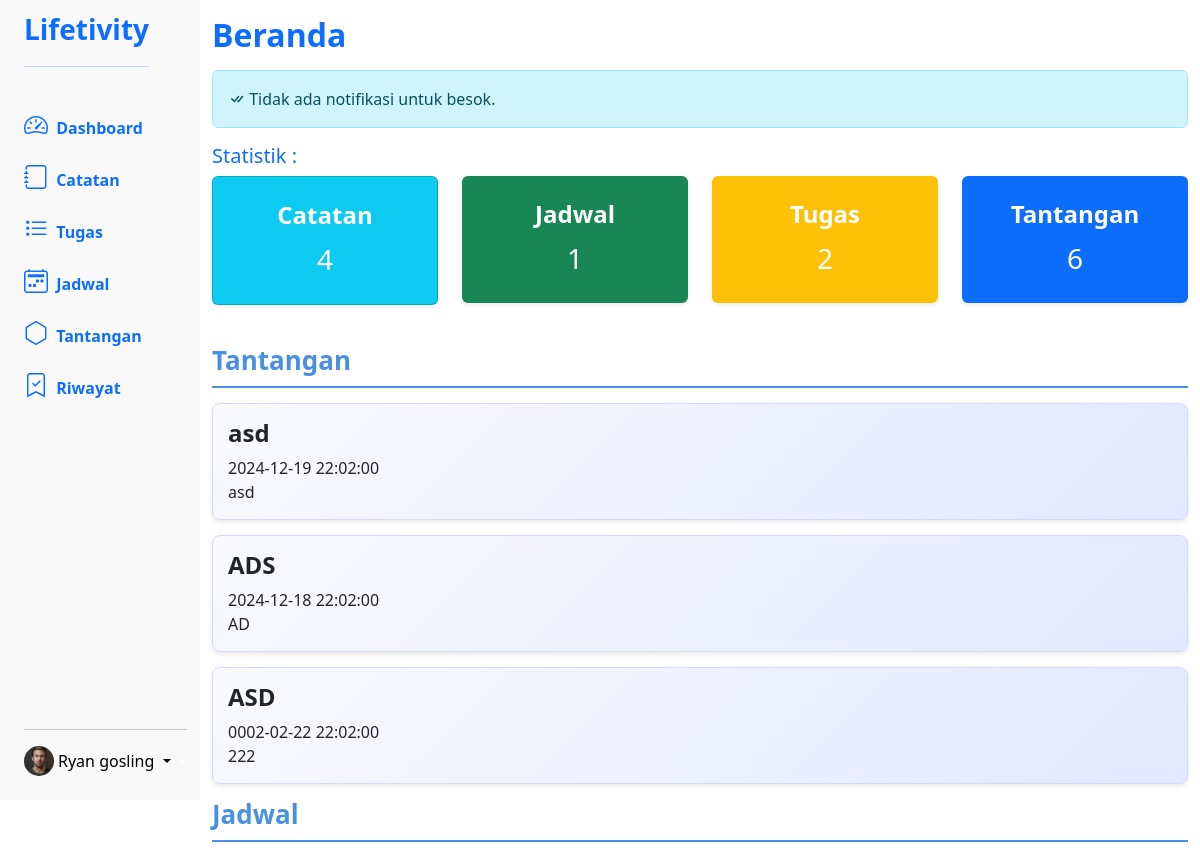
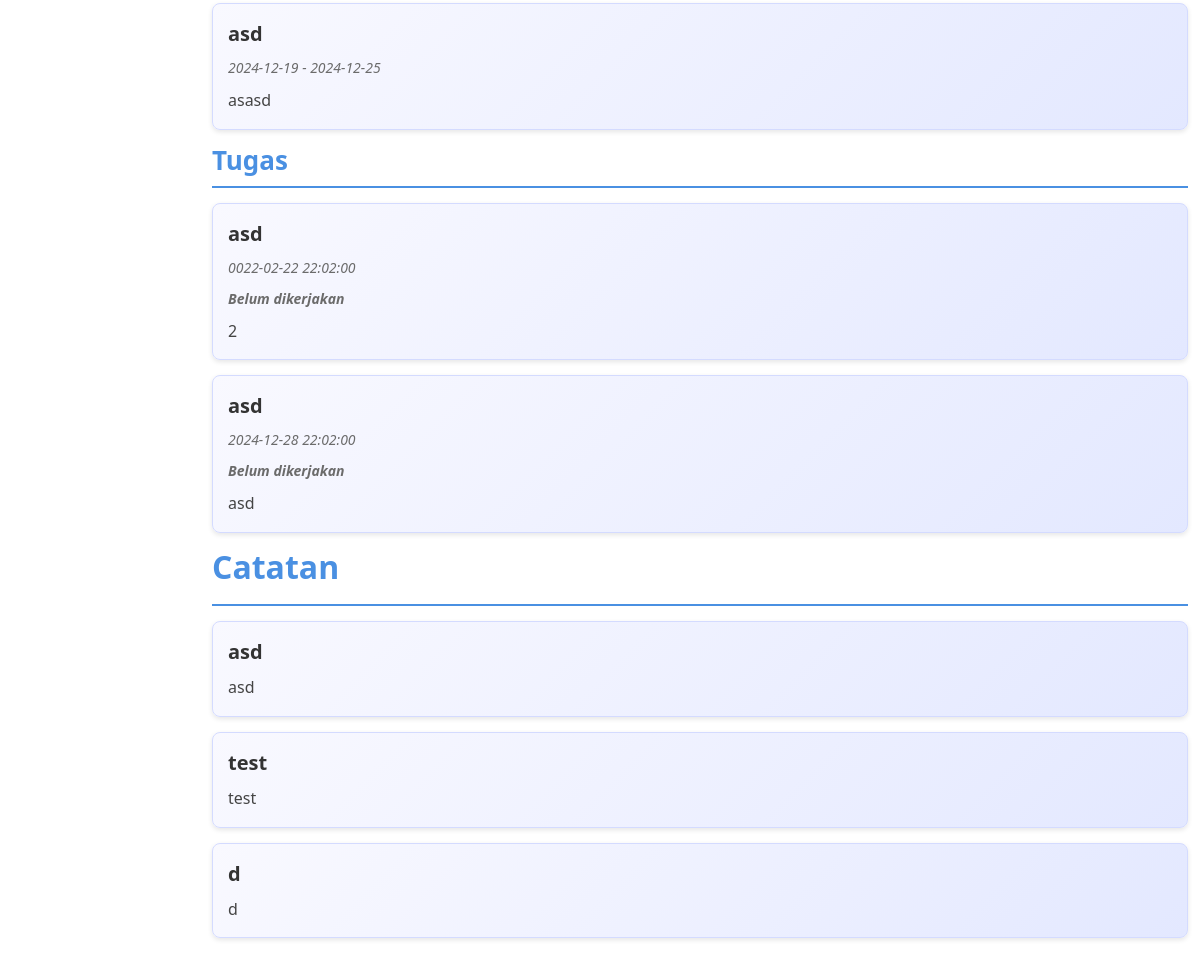
/dashboard (signed in), run on the app's committed database (2 pictures, top to bottom).
### tables this page shows
CREATE TABLE `users` (
  `id` int NOT NULL,
  `username` varchar(30) DEFAULT NULL,
  `password` varchar(255) DEFAULT NULL,
  `email` varchar(70) DEFAULT NULL,
  `is_guru` tinyint(1) DEFAULT NULL,
  `foto_profil` varchar(255) DEFAULT NULL,
  `telp` varchar(22) DEFAULT NULL
);

CREATE TABLE `tantangan` (
  `id_tantangan` int NOT NULL,
  `judul_tantangan` varchar(255) DEFAULT NULL,
  `isi_tantangan` text,
  `tanggal_pengingat` date DEFAULT NULL,
  `waktu_pengingat` time DEFAULT NULL,
  `id_pembuat` int DEFAULT NULL
);

CREATE TABLE `jadwal` (
  `id_jadwal` int NOT NULL,
  `judul_jadwal` varchar(255) DEFAULT NULL,
  `isi_jadwal` text,
  `tanggal_mulai` date DEFAULT NULL,
  `tanggal_selesai` date DEFAULT NULL,
  `waktu_pengingat` time DEFAULT NULL,
  `senin` tinyint(1) DEFAULT NULL,
  `selasa` tinyint(1) DEFAULT NULL,
  `rabu` tinyint(1) DEFAULT NULL,
  `kamis` tinyint(1) DEFAULT NULL,
  `jumat` tinyint(1) DEFAULT NULL,
  `sabtu` tinyint(1) DEFAULT NULL,
  `minggu` tinyint(1) DEFAULT NULL,
  `id_user` int DEFAULT NULL
);

CREATE TABLE `tugas` (
  `id_tugas` int NOT NULL,
  `judul_tugas` varchar(255) DEFAULT NULL,
  `isi_tugas` text,
  `tanggal_pengingat` date DEFAULT NULL,
  `waktu_pengingat` time DEFAULT NULL,
  `id_user` int DEFAULT NULL,
  `status_tugas` varchar(20) NOT NULL
);

CREATE TABLE `catatan` (
  `id_catatan` int NOT NULL,
  `judul_catatan` varchar(255) DEFAULT NULL,
  `isi_catatan` text,
  `id_user` int DEFAULT NULL
);

### config/session.php (called while the page is built, shortened)
<?php
$nama_user = $_SESSION['username'];
$id_user = $_SESSION['id_user'];
?>

### config/user/statistik.php (called while the page is built)
<?php
$get_catatan_count = mysqli_query($conn, "SELECT COUNT(id_catatan) AS total_catatan FROM catatan WHERE id_user = '$id_user'");
$catatan_count = mysqli_fetch_assoc($get_catatan_count)['total_catatan'];
$get_jadwal_count = mysqli_query($conn, "SELECT COUNT(id_jadwal) AS total_jadwal FROM jadwal WHERE id_user = '$id_user'");
$jadwal_count = mysqli_fetch_assoc($get_jadwal_count)['total_jadwal'];
$get_tugas_count = mysqli_query($conn, "SELECT COUNT(id_tugas) AS total_tugas FROM tugas WHERE id_user = '$id_user'");
$tugas_count = mysqli_fetch_assoc($get_tugas_count)['total_tugas'];
if ($role == 'murid') {
    $get_tantangan_count = mysqli_query($conn, "SELECT COUNT(id_tantangan) AS total_tantangan FROM tantangan_stat WHERE id_user = '$id_user'");
    $tantangan_count = mysqli_fetch_assoc($get_tantangan_count)['total_tantangan'];
} else {
    $get_tantangan_count = mysqli_query($conn, "SELECT COUNT(id_tantangan) AS total_tantangan FROM tantangan WHERE id_pembuat = '$id_user'");
    $tantangan_count = mysqli_fetch_assoc($get_tantangan_count)['total_tantangan'];
}
?>

### dashboard/index.php (the view, shortened to what this page needs)
<?php
include "../asset/component/sidebar.php";
include '../config/user/statistik.php';
?>
<div class="text-primary mb-3">
    <h2><b>Beranda</b></h2>
</div>
<?php include 'notifikasi.php'; ?>
<div class="row mb-4">
    <h5 class="text-primary">Statistik :</h5>
    <div class="col-md-3 mb-3">
        <a href="../catatan/" class="text-decoration-none">
            <div class="card text-center bg-info text-white shadow-sm rounded-lg border- h0over-custom">
                <div class="card-body py-4">
                    <h5 class="card-title fs-4 fw-bold">Catatan</h5>
                    <p class="card-text fs-3"><?= $catatan_count; ?></p>
                </div>
            </div>
        </a>
    </div>
    <div class="col-md-3 mb-3">
        <a href="../jadwal/" class="text-decoration-none">
            <div class="card text-center bg-success text-white shadow-sm rounded-lg border-0 hover-custom">
                <div class="card-body py-4">
                    <h5 class="card-title fs-4 fw-bold">Jadwal</h5>
                    <p class="card-text fs-3"><?= $jadwal_count; ?></p>
                </div>
            </div>
        </a>
    </div>
    <div class="col-md-3 mb-3">
        <a href="../tugas/" class="text-decoration-none">
            <div class="card text-center bg-warning text-white shadow-sm rounded-lg border-0 hover-custom">
                <div class="card-body py-4">
                    <h5 class="card-title fs-4 fw-bold">Tugas</h5>
                    <p class="card-text fs-3"><?= $tugas_count; ?></p>
                </div>
            </div>
        </a>
    </div>
    <div class="col-md-3 mb-3">
        <a href="../tantangan/" class="text-decoration-none">
            <div class="card text-center bg-primary text-white shadow-sm rounded-lg border-0 hover-custom">
                <div class="card-body py-4">
                    <h5 class="card-title fs-4 fw-bold">Tantangan</h5>
                    <p class="card-text fs-3"><?= $tantangan_count; ?></p>
                </div>
            </div>
        </a>
    </div>
</div>
<div class="isi_jadwal">
    <h2 class="content-title">Tantangan</h2>
    <?php if ($role === 'guru'): ?>
        <?php
        $get_jadwal = mysqli_query($conn, "SELECT id_tantangan, judul_tantangan, isi_tantangan, tanggal_pengingat, waktu_pengingat FROM tantangan WHERE id_pembuat = '$id_user' LIMIT 3");
        if (mysqli_num_rows($get_jadwal)) {
            $data_jadwal = mysqli_fetch_all($get_jadwal, MYSQLI_ASSOC);
            foreach ($data_jadwal as $data) {
        ?>
                <div class="tampil-jadwal">
                    <div class="judul-tantangan">
                        <h4><b><?= $data["judul_tantangan"]; ?></b></h4>
                    </div>
                    <div class="tanggal-tantangan"><?= $data["tanggal_pengingat"] ?> <?= $data["waktu_pengingat"] ?></div>
                    <div class="isi-tantangan"><?= $data["isi_tantangan"] ?></div>
                </div>
        <?php
            }
        } else {
            echo "Belum ada jadwal dibuat :)";
        }
        ?>
    <?php endif; ?>
</div>
<div class="isi_jadwal">
    <h2 class="content-title">Jadwal</h2>
    <?php
    $get_jadwal = mysqli_query($conn, "SELECT id_jadwal, judul_jadwal, isi_jadwal, tanggal_mulai, tanggal_selesai, senin, selasa, rabu, kamis, jumat, sabtu, minggu FROM jadwal WHERE id_user = '$id_user' LIMIT 3");
    if (mysqli_num_rows($get_jadwal)) {
        $data_jadwal = mysqli_fetch_all($get_jadwal, MYSQLI_ASSOC);
        foreach ($data_jadwal as $data) {
    ?>
            <div class="tampil-jadwal">
                <div class="judul-jadwal"><?= $data["judul_jadwal"]; ?></div>
                <div class="tanggal-jadwal"><?= $data["tanggal_mulai"] ?> - <?= $data["tanggal_selesai"] ?></div>
                <div class="isi-jadwal"><?= $data["isi_jadwal"] ?></div>
            </div>
    <?php
        }
    } else {
        echo "Belum ada jadwal dibuat :)";
    }
    ?>
</div>
<div class="isi_tugas">
    <h2 class="content-title">Tugas</h2>
    <?php
    $get_tugas = mysqli_query(
        $conn,
        "SELECT id_tugas, judul_tugas, isi_tugas, tanggal_pengingat, waktu_pengingat, status_tugas
    FROM tugas WHERE id_user = '$id_user'"
    );
    if (mysqli_num_rows($get_tugas)) {
        $data_tugas = mysqli_fetch_all($get_tugas, MYSQLI_ASSOC);
        foreach ($data_tugas as $data) {
    ?>
            <div class="tampil-tugas">
                <div class="judul-tugas"><?= $data['judul_tugas']; ?></div>
                <div class="tanggal-tugas"><?= $data['tanggal_pengingat']; ?> <?= $data['waktu_pengingat']; ?></div>
                <div class="tanggal-tugas"><b><?= $data['status_tugas'] == 0 ? "Belum dikerjakan" : "Sudah dikerjakan"; ?></b>
                </div>
                <div class="isi-tugas"><?= $data['isi_tugas']; ?> </div>
            </div>
    <?php
        }
    } else {
        echo "tidak ada tugas sama sekali";
    }
    ?>
</div>
<div class="isi_catatan">
    <div class="d-flex justify-content-between content-title">
        <h2 class=""><b>Catatan</b></h2>
    </div>
    <?php
    $get_catatan = mysqli_query(
        $conn,
        "SELECT id_catatan, judul_catatan, isi_catatan
    FROM catatan WHERE id_user = '$id_user' LIMIT 3"
    );
    if (mysqli_num_rows($get_catatan)) {
        $data_catatan = mysqli_fetch_all($get_catatan, MYSQLI_ASSOC);
        foreach ($data_catatan as $data) {
    ?>
            <div class="tampil-catatan">
                <div class="judul-catatan"><?= $data['judul_catatan'] ?></div>
                <div class="isi-catatan"><?= $data['isi_catatan'] ?></div>
            </div>
    <?php
        }
    } else {
        echo "Catatan Belum Dibuat";
    }
    ?>
</div>
<?php
include "../asset/component/footer.php";
?>

### asset/component/sidebar.php (shortened to what this page needs)
<?php
include '../config/koneksi.php';
include '../config/session.php';
$role = $_SESSION['role'];
?>
<!DOCTYPE html>
<html lang="en">
<head>
    <link rel="stylesheet" href="../asset/css/sidebar.css">
    <link href="https://cdn.jsdelivr.net/npm/bootstrap@5.3.3/dist/css/bootstrap.min.css" rel="stylesheet"
>
        <link rel="stylesheet" href="https://cdn.jsdelivr.net/npm/bootstrap-icons@1.11.3/font/bootstrap-icons.min.css">
    <link rel="stylesheet" href="../asset/css/dashboard.css">
</head>
<body>
<div class="container-fluid">
    <div class="row flex-nowrap">
        <div class="sidebar-2 col-auto col-md-4 col-xl-2 px-sm-2 px-0" style="
            height: 100vh !important;
            position: sticky !important;
            top: 0 !important;
            z-index: 100 !important;
            background-color: #f9f9f9;">
            <div class="d-flex flex-column align-items-center align-items-sm-start px-3 pt-2 min-vh-100">
                <a class="d-flex align-items-center pb-3 mb-md-0 me-md-auto text-decoration-none">
                    <span class="fs-3 d-none d-sm-inline"><b>Lifetivity <hr></b></span>
                </a>
                <ul class="nav nav-pills flex-column mb-sm-auto mb-0 align-items-center align-items-sm-start" id="menu">
                    <li class="nav-item">
                        <a href="../dashboard" class="nav-link align-middle px-0">
                            <i class="fs-4 bi bi-speedometer2"></i> <span class="ms-1 fw-bold d-none d-sm-inline">Dashboard</span>
                        </a>
                    </li>
                    <li class="nav-item">
                        <a href="../catatan" class="nav-link align-middle px-0">
                            <i class="fs-4 bi bi-journal"></i> <span class="ms-1 d-none fw-bold d-sm-inline">Catatan</span>
                        </a>
                    </li>
                    <li class="nav-item">
                        <a href="../tugas" class="nav-link align-middle px-0">
                            <i class="fs-4 bi bi-list-task"></i> <span class="ms-1 d-none fw-bold d-sm-inline">Tugas</span>
                        </a>
                    </li>
                    <li class="nav-item">
                        <a href="../jadwal" class="nav-link align-middle px-0">
                            <i class="fs-4 bi bi-calendar2-week"></i> <span class="ms-1 d-none fw-bold d-sm-inline">Jadwal</span>
                        </a>
                    </li>
                    <li class="nav-item">
                        <a href="../tantangan" class="nav-link align-middle px-0">
                            <i class="fs-4 bi bi-hexagon"></i> <span class="ms-1 d-none d-sm-inline fw-bold">Tantangan</span>
                        </a>
                    </li>
                    <li class="nav-item">
                        <a href="../riwayat" class="nav-link align-middle px-0">
                            <i class="fs-4 bi bi-bookmark-check"></i> <span class="ms-1 d-none d-sm-inline fw-bold">Riwayat
                            </span>
                        </a>
                    </li>
                </ul>
                <?php
                $get_fotoprofil = mysqli_query($conn, "SELECT foto_profil FROM users WHERE id = $id_user");
                $data_fotoprofil = mysqli_fetch_assoc($get_fotoprofil);
                ?>
                <div class="dropdown pb-4">
                    <hr>
                    <a href="#" class="d-flex align-items-center text-white text-decoration-none dropdown-toggle" id="dropdownUser1" data-bs-toggle="dropdown" aria-expanded="false">
                        <img src="../uploads/profiles/<?php echo $data_fotoprofil['foto_profil'];?>" alt="hugenerd" width="30" height="30" class="rounded-circle">
                        <span class="d-none text-black d-sm-inline mx-1 dropdown-toggle">
                            <?= ucfirst($nama_user);?>
                        </span>
                    </a>
                </div>
            </div>
        </div>
        <div class="col py-3">

### asset/css/sidebar.css (style rules this page uses)
body { margin: 0px; padding: 0px; }

### asset/css/dashboard.css (style rules this page uses)
.content-title { font-size: 26px; font-weight: bold; color: #4a90e2; margin-bottom: 15px; text-align: left; border-bottom: 2px solid #4a90e2; padding-bottom: 10px; }
.isi_catatan .tampil-catatan { background: linear-gradient(135deg, #f9f9ff, #e3e8ff); border: 1px solid #d4dbff; border-radius: 8px; padding: 15px; margin-bottom: 15px; box-shadow: 0 2px 5px rgba(0, 0, 0, 0.1); transition: transform 0.2s, box-shadow 0.2s; text-align: left; }
.judul-catatan { font-size: 20px; font-weight: bold; color: #333; margin-bottom: 8px; text-align: left; }
.isi-catatan { font-size: 16px; line-height: 1.6; color: #444; text-align: left; }
.isi_jadwal .tampil-jadwal, .isi_tugas .tampil-tugas { background: linear-gradient(135deg, #f9f9ff, #e3e8ff); border: 1px solid #d4dbff; border-radius: 8px; padding: 15px; margin-bottom: 15px; box-shadow: 0 2px 5px rgba(0, 0, 0, 0.1); transition: transform 0.2s, box-shadow 0.2s; text-align: left; }
.judul-jadwal, .judul-tugas { font-size: 20px; font-weight: bold; color: #333; margin-bottom: 8px; text-align: left; }
.tanggal-jadwal, .tanggal-tugas { font-size: 14px; color: #6b6b6b; font-style: italic; margin-bottom: 10px; text-align: left; }
.isi-jadwal, .isi-tugas { font-size: 16px; line-height: 1.6; color: #444; text-align: left; }

### data on the page
users: foto_profil (picture)
tantangan: judul_tantangan "asd", tanggal_pengingat "2024-12-19", waktu_pengingat "22:02:00", isi_tantangan "asd"
tantangan: judul_tantangan "ADS", tanggal_pengingat "2024-12-18", waktu_pengingat "22:02:00", isi_tantangan "AD"
tantangan: judul_tantangan "ASD", tanggal_pengingat "0002-02-22", waktu_pengingat "22:02:00", isi_tantangan "222"
jadwal: judul_jadwal "asd", tanggal_mulai "2024-12-19", tanggal_selesai "2024-12-25", isi_jadwal "asasd"
tugas: judul_tugas "asd", tanggal_pengingat "0022-02-22", waktu_pengingat "22:02:00", status_tugas "Belum dikerjakan", isi_tugas "2"
tugas: judul_tugas "asd", tanggal_pengingat "2024-12-28", waktu_pengingat "22:02:00", status_tugas "Belum dikerjakan", isi_tugas "asd"
catatan: judul_catatan "asd", isi_catatan "asd"
catatan: judul_catatan "test", isi_catatan "test"
catatan: judul_catatan "d", isi_catatan "d"

### other printed values
$nama_user "Ryan gosling"
$catatan_count "4"
$jadwal_count "1"
$tugas_count "2"
$tantangan_count "6"
